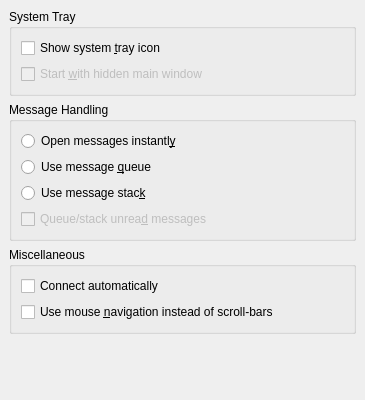
<ui version="4.0" >
 <class>BehaviorConfig_General</class>
 <widget class="QWidget" name="BehaviorConfig_General" >
  <property name="geometry" >
   <rect>
    <x>0</x>
    <y>0</y>
    <width>365</width>
    <height>400</height>
   </rect>
  </property>
  <property name="windowTitle" >
   <string>General</string>
  </property>
  <layout class="QVBoxLayout" >
   <property name="spacing" >
    <number>6</number>
   </property>
   <property name="leftMargin" >
    <number>9</number>
   </property>
   <property name="topMargin" >
    <number>9</number>
   </property>
   <property name="rightMargin" >
    <number>9</number>
   </property>
   <property name="bottomMargin" >
    <number>9</number>
   </property>
   <item>
    <widget class="QGroupBox" name="groupBox" >
     <property name="title" >
      <string>System Tray</string>
     </property>
     <layout class="QVBoxLayout" >
      <property name="spacing" >
       <number>6</number>
      </property>
      <property name="leftMargin" >
       <number>9</number>
      </property>
      <property name="topMargin" >
       <number>9</number>
      </property>
      <property name="rightMargin" >
       <number>9</number>
      </property>
      <property name="bottomMargin" >
       <number>9</number>
      </property>
      <item>
       <widget class="QCheckBox" name="kcfg_showSystemTray" >
        <property name="toolTip" >
         <string>Show the icon in the system tray</string>
        </property>
        <property name="whatsThis" >
         <string>By default, the system tray icon indicates new incoming messages by flashing and showing a bubble. A left or middle mouse click on the icon will open the message in a new chat window. Pressing the "View" button in the bubble has the same effect.</string>
        </property>
        <property name="text" >
         <string>Show system &amp;tray icon</string>
        </property>
       </widget>
      </item>
      <item>
       <widget class="QCheckBox" name="kcfg_startDocked" >
        <property name="enabled" >
         <bool>false</bool>
        </property>
        <property name="toolTip" >
         <string>Start with the main window minimized to the system tray</string>
        </property>
        <property name="whatsThis" >
         <string>Start with the main window hidden. The only visible item is the system tray icon.</string>
        </property>
        <property name="text" >
         <string>Start &amp;with hidden main window</string>
        </property>
       </widget>
      </item>
     </layout>
    </widget>
   </item>
   <item>
    <widget class="QGroupBox" name="groupBox_2" >
     <property name="title" >
      <string>Message Handling</string>
     </property>
     <layout class="QVBoxLayout" >
      <property name="spacing" >
       <number>6</number>
      </property>
      <property name="leftMargin" >
       <number>9</number>
      </property>
      <property name="topMargin" >
       <number>9</number>
      </property>
      <property name="rightMargin" >
       <number>9</number>
      </property>
      <property name="bottomMargin" >
       <number>9</number>
      </property>
      <item>
       <widget class="QRadioButton" name="mInstantMessageOpeningChk" >
        <property name="toolTip" >
         <string>Instantly open incoming messages</string>
        </property>
        <property name="whatsThis" >
         <string>If there is no chat window open, a new message arriving will cause a new window to open. If there is already a chat window opened for that sender, the message will immediately be displayed there.</string>
        </property>
        <property name="text" >
         <string>Open messages instantl&amp;y</string>
        </property>
       </widget>
      </item>
      <item>
       <widget class="QRadioButton" name="kcfg_useMessageQueue" >
        <property name="toolTip" >
         <string>Use a message queue to store incoming messages</string>
        </property>
        <property name="whatsThis" >
         <string>Store new incoming messages in a message queue. New messages are messages that cannot be displayed in an already open chat window. Only queued or stacked messages trigger notification via a bubble, a flashing tray icon, or both.</string>
        </property>
        <property name="text" >
         <string>Use message &amp;queue</string>
        </property>
       </widget>
      </item>
      <item>
       <widget class="QRadioButton" name="kcfg_useMessageStack" >
        <property name="toolTip" >
         <string>Use a message stack to store incoming messages</string>
        </property>
        <property name="whatsThis" >
         <string>Store new incoming messages in a message stack. New messages are messages that cannot be displayed in an already open chat window. Only queued or stacked messages trigger notification via a bubble and flashing tray icon.</string>
        </property>
        <property name="text" >
         <string>Use message stac&amp;k</string>
        </property>
       </widget>
      </item>
      <item>
       <widget class="QCheckBox" name="kcfg_queueUnreadMessages" >
        <property name="enabled" >
         <bool>false</bool>
        </property>
        <property name="toolTip" >
         <string>Also add unread messages to queue/stack</string>
        </property>
        <property name="whatsThis" >
         <string>Unread messages are messages that will be displayed in an already opened but inactive chat window. Only incoming queued messages trigger notification via a bubble, a flashing tray icon, or both. With this option disabled only new incoming messages are queued, i.e. messages that cannot be displayed in an already open chat window.</string>
        </property>
        <property name="text" >
         <string>Queue/stack unrea&amp;d messages</string>
        </property>
       </widget>
      </item>
     </layout>
    </widget>
   </item>
   <item>
    <widget class="QGroupBox" name="groupBox_3" >
     <property name="title" >
      <string>Miscellaneous</string>
     </property>
     <layout class="QVBoxLayout" >
      <property name="spacing" >
       <number>6</number>
      </property>
      <property name="leftMargin" >
       <number>9</number>
      </property>
      <property name="topMargin" >
       <number>9</number>
      </property>
      <property name="rightMargin" >
       <number>9</number>
      </property>
      <property name="bottomMargin" >
       <number>9</number>
      </property>
      <item>
       <widget class="QCheckBox" name="kcfg_autoConnect" >
        <property name="toolTip" >
         <string>&lt;html>&lt;head>&lt;meta name="qrichtext" content="1" />&lt;style type="text/css">
p, li { white-space: pre-wrap; }
&lt;/style>&lt;/head>&lt;body style=" font-family:'Sans Serif'; font-size:11pt; font-weight:400; font-style:normal;">
&lt;p style=" margin-top:0px; margin-bottom:0px; margin-left:0px; margin-right:0px; -qt-block-indent:0; text-indent:0px;">Connect on startup and when a network is available&lt;/p>&lt;/body>&lt;/html></string>
        </property>
        <property name="whatsThis" >
         <string>&lt;html>&lt;head>&lt;meta name="qrichtext" content="1" />&lt;style type="text/css">
p, li { white-space: pre-wrap; }
&lt;/style>&lt;/head>&lt;body style=" font-family:'Sans Serif'; font-size:11pt; font-weight:400; font-style:normal;">
&lt;p style=" margin-top:0px; margin-bottom:0px; margin-left:0px; margin-right:0px; -qt-block-indent:0; text-indent:0px;">When starting Kopete, and whenever your computer is online, all your accounts will be connected automatically. &lt;/p>
&lt;p style="-qt-paragraph-type:empty; margin-top:0px; margin-bottom:0px; margin-left:0px; margin-right:0px; -qt-block-indent:0; text-indent:0px;">&lt;/p>
&lt;p style=" margin-top:0px; margin-bottom:0px; margin-left:0px; margin-right:0px; -qt-block-indent:0; text-indent:0px;">You can exclude accounts individually in their properties.&lt;/p>&lt;/body>&lt;/html></string>
        </property>
        <property name="text" >
         <string>Connect automatically</string>
        </property>
       </widget>
      </item>
      <item>
       <widget class="QCheckBox" name="kcfg_contactListMouseNavigation" >
        <property name="toolTip" >
         <string>Use mouse navigation instead of scroll-bars for contact list</string>
        </property>
        <property name="whatsThis" >
         <string>This navigation scheme is designed to remove the vertical scrollbar. Instead of dragging the scrollbar you just move your mouse vertically on the list: as you move your mouse, the list will move in the opposite direction and until you reach your target contact. The mouse cursor will pass over each contact at some point.</string>
        </property>
        <property name="text" >
         <string>Use mouse &amp;navigation instead of scroll-bars</string>
        </property>
       </widget>
      </item>
     </layout>
    </widget>
   </item>
   <item>
    <spacer>
     <property name="orientation" >
      <enum>Qt::Vertical</enum>
     </property>
     <property name="sizeType" >
      <enum>QSizePolicy::Expanding</enum>
     </property>
     <property name="sizeHint" >
      <size>
       <width>20</width>
       <height>16</height>
      </size>
     </property>
    </spacer>
   </item>
  </layout>
 </widget>
 <layoutdefault spacing="6" margin="11" />
 <pixmapfunction>qPixmapFromMimeSource</pixmapfunction>
 <tabstops>
  <tabstop>kcfg_showSystemTray</tabstop>
  <tabstop>kcfg_startDocked</tabstop>
  <tabstop>kcfg_useMessageQueue</tabstop>
  <tabstop>kcfg_autoConnect</tabstop>
  <tabstop>kcfg_contactListMouseNavigation</tabstop>
 </tabstops>
 <resources/>
 <connections/>
</ui>
